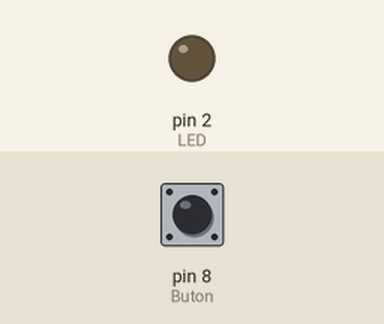
This sketch was run on a simulated Arduino Uno, built with avr-gcc and run on an emulated ATmega328P. Parts: output pins drawn as LEDs (lit = HIGH). Inputs (shaded band) come from the test bench; at power-on: pin 8 (Buton) LOW.

Above: at 1.2 s.
1.3 s: pin 8 (Buton) pulled HIGH for 0.15 s
At 1.7 s:
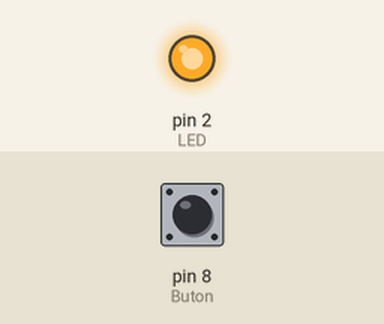
3.3 s: pin 8 (Buton) pulled HIGH for 3.2 s
At 7.7 s:
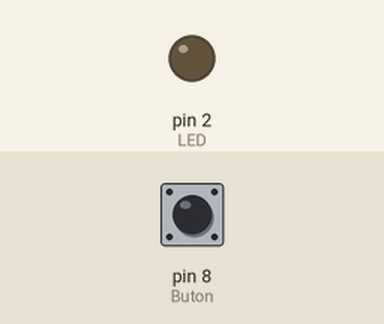
Timing chart, 0 to 9.2 s (numbered marks = the images above; inputs shaded):
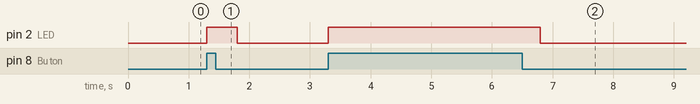

Measured:
- after the input at 1.3 s, pin 2 (LED): LOW → HIGH at once, → LOW 0.50 s later
- after the input at 3.3 s, pin 2 (LED): LOW → HIGH at once, → LOW 3.5 s later

The sketch:

led_buton_v10.ino
```cpp
const int bekleme_zamani=500;
#define Buton 8
#define LED 2

void setup() {
  // put your setup code here, to run once:
  pinMode(Buton, INPUT);
  pinMode(LED, OUTPUT);

}

void loop() {
  // put your main code here, to run repeatedly:
  if (digitalRead(Buton) == 1)
  {
  digitalWrite(LED, HIGH);
  delay(bekleme_zamani);   //bekleme zamani eklenebilir...
  }
  else
  digitalWrite(LED, LOW);


}
```
